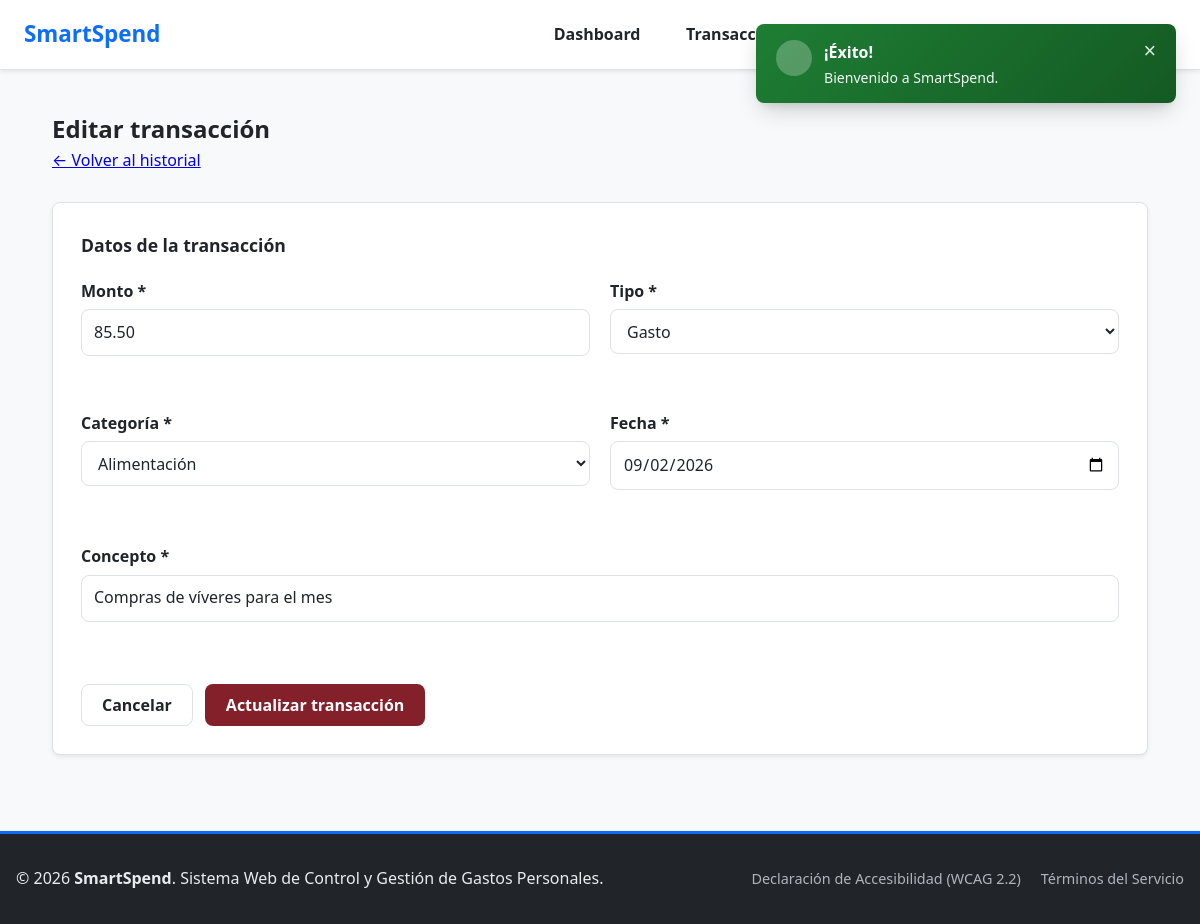
The app's page /views/edit_transaction.php?id=2 (signed in) with its own data.
### tables this page shows
CREATE TABLE `transacciones` (
  `id_transaccion` INT AUTO_INCREMENT PRIMARY KEY,
  `id_usuario` INT NOT NULL,
  `id_categoria` INT NOT NULL,
  `tipo` ENUM('ingreso', 'gasto') NOT NULL,
  `monto` DECIMAL(10, 2) NOT NULL,
  `concepto` VARCHAR(255) NOT NULL,
  `fecha_transaccion` DATE NOT NULL,
  `fecha_registro` DATETIME DEFAULT CURRENT_TIMESTAMP
);

### includes/session.php (called while the page is built, shortened)
<?php
if (!function_exists('require_login')) {
    function require_login(string $redirectTo = '../views/auth/login.php'): int
    {
        $userId = $_SESSION['id_usuario'] ?? $_SESSION['user_id'] ?? null;
        return (int) $userId;
    }
}
if (!function_exists('e')) {
    function e(?string $value): string
    {
        return htmlspecialchars((string) $value, ENT_QUOTES, 'UTF-8');
    }
}

### config/database.php (called while the page is built, shortened)
<?php
class Database {
    private static $instance = null;
    private function __construct() {
        $host     = getenv('DB_HOST') ?: '127.0.0.1';
        $port     = getenv('DB_PORT') ?: '3306';
        $db_name  = getenv('DB_NAME') ?: 'smartspend';
        $username = getenv('DB_USER') ?: 'root';
        $password = getenv('DB_PASS') !== false ? getenv('DB_PASS') : '';
        try {
            $dsn = "mysql:host={$host};port={$port};dbname={$db_name};charset=utf8mb4";
            $options = [
                PDO::ATTR_ERRMODE            => PDO::ERRMODE_EXCEPTION,
                PDO::ATTR_DEFAULT_FETCH_MODE => PDO::FETCH_ASSOC,
                PDO::ATTR_EMULATE_PREPARES   => false,
            ];
            $this->conn = new PDO($dsn, $username, $password, $options);
        } catch (PDOException $e) {
            throw $e;
        }
    }
    public static function getInstance(): \PDO {
        if (self::$instance === null) {
            self::$instance = new Database();
        }
        return self::$instance->conn;
    }
}
?>

### models/Transaction.php (called while the page is built, shortened)
<?php
require_once __DIR__ . '/../config/database.php';
class Transaction
{
    private PDO $db;
    public function __construct(?PDO $db = null)
    {
        $this->db = $db ?? Database::getInstance();
    }
    public function getById(int $id, int $idUsuario): ?array
    {
        $sql = 'SELECT t.id_transaccion,
                       t.id_usuario,
                       t.id_categoria,
                       t.tipo,
                       t.monto,
                       t.concepto,
                       t.fecha_transaccion,
                       c.nombre_categoria
                FROM transacciones t
                INNER JOIN categorias c ON c.id_categoria = t.id_categoria
                WHERE t.id_transaccion = :id
                  AND t.id_usuario = :id_usuario
                LIMIT 1';
        $stmt = $this->db->prepare($sql);
        $stmt->execute([
            'id' => $id,
            'id_usuario' => $idUsuario,
        ]);
        $row = $stmt->fetch();
        return $row ?: null;
    }
}

### models/Category.php (called while the page is built, shortened)
<?php
require_once __DIR__ . '/../config/database.php';
class Category
{
    private PDO $db;
    public function __construct(?PDO $db = null)
    {
        $this->db = $db ?? Database::getInstance();
    }
    public function getAll(int $idUsuario): array
    {
        $sql = 'SELECT id_categoria, id_usuario, nombre_categoria, tipo, descripcion, icono, color, estado, fecha
                FROM categorias
                WHERE id_usuario = :id_usuario
                ORDER BY tipo ASC, nombre_categoria ASC';
        $stmt = $this->db->prepare($sql);
        $stmt->execute(['id_usuario' => $idUsuario]);
        return $stmt->fetchAll();
    }
}

### views/partials/transaction_form.php (the view, shortened to what this page needs)
<?php
$values = array_merge([
    'tipo' => '',
    'id_categoria' => '',
    'monto' => '',
    'concepto' => '',
    'fecha_transaccion' => date('Y-m-d'),
], $values ?? []);
$showCancel = $showCancel ?? false;
$categoriasJson = e(json_encode($categorias, JSON_UNESCAPED_UNICODE));
?>
<form id="form-transaccion"
      class="form-grid"
      method="POST"
      action="<?php echo e($formAction); ?>"
      data-validate="transaction">
    <div class="form-group">
        <label for="monto">Monto <span class="required" aria-hidden="true">*</span></label>
        <input type="number"
               id="monto"
               name="monto"
               step="0.01"
               min="0.01" max="99999999.99"
               required
               aria-required="true"
               placeholder="0.00"
               inputmode="decimal"
               value="<?php echo e((string) $values['monto']); ?>">
        <span class="field-error" id="error-monto" role="alert"></span>
    </div>
    <div class="form-group">
        <label for="tipo">Tipo <span class="required" aria-hidden="true">*</span></label>
        <select id="tipo" name="tipo" required aria-required="true">
            <option value="gasto" <?php echo $values['tipo'] === 'gasto' ? 'selected' : ''; ?>>Gasto</option>
        </select>
        <span class="field-error" id="error-tipo" role="alert"></span>
    </div>
    <div class="form-group">
        <label for="id_categoria">Categoría <span class="required" aria-hidden="true">*</span></label>
        <select id="id_categoria"
                name="id_categoria"
                required
                aria-required="true"
                data-selected="<?php echo e((string) $values['id_categoria']); ?>"
                data-categorias='<?php echo $categoriasJson; ?>'>
            <option value="">Seleccione una categoría...</option>
        </select>
        <span class="field-error" id="error-id_categoria" role="alert"></span>
    </div>
    <div class="form-group">
        <label for="fecha_transaccion">Fecha <span class="required" aria-hidden="true">*</span></label>
        <input type="date"
               id="fecha_transaccion"
               name="fecha_transaccion"
               required
               aria-required="true"
               value="<?php echo e((string) $values['fecha_transaccion']); ?>">
        <span class="field-error" id="error-fecha_transaccion" role="alert"></span>
    </div>
    <div class="form-group form-group--full">
        <label for="concepto">Concepto <span class="required" aria-hidden="true">*</span></label>
        <input type="text"
               id="concepto"
               name="concepto"
               maxlength="255"
               required
               aria-required="true"
               placeholder="Ej: Compra de víveres"
               value="<?php echo e((string) $values['concepto']); ?>">
        <span class="field-error" id="error-concepto" role="alert"></span>
    </div>
    <div class="form-actions form-group--full">
        <?php if ($showCancel): ?>
            <a href="transactions.php" class="btn btn-outline">Cancelar</a>
        <?php endif; ?>
        <button type="submit" class="btn btn-primary"><?php echo e($submitLabel); ?></button>
    </div>
</form>

### assets/css/variables.css (style rules this page uses)
:root { --primary-color: #0d6efd; --primary-dark: #0a58ca; --primary-light: #e7f1ff; --secondary-color: #0f5132; --secondary-light: #d1e7dd; --danger-color: #842029; --danger-light: #f8d7da; --warning-color: #ffc107; --warning-light: #fff3cd; --info-color: #0dcaf0; --info-light: #cff4fc; --bg-page: #f8f9fa; --bg-card: #ffffff; --border-color: #dee2e6; --text-main: #212529; --text-muted: #4b5563; --text-white: #ffffff; --focus-ring: #0d6efd; --font-family: system-ui, -apple-system, "Segoe UI", Roboto, "Helvetica Neue", Arial, sans-serif; --shadow-sm: 0 0.125rem 0.25rem rgba(0, 0, 0, 0.075); --shadow-md: 0 0.5rem 1rem rgba(0, 0, 0, 0.15); --shadow-lg: 0 10px 25px -5px rgba(0, 0, 0, 0.2), 0 8px 10px -6px rgba(0, 0, 0, 0.1); --border-radius: 0.5rem; --transition-speed: 0.25s; }
*, *::before, *::after { box-sizing: border-box; margin: 0; padding: 0; }
html, body { width: 100%; max-width: 100%; overflow-x: clip; scroll-behavior: smooth; }
body { font-family: var(--font-family); line-height: 1.6; color: var(--text-main); background-color: var(--bg-page); display: flex; flex-direction: column; min-height: 100vh; }
:root { --bg-light: var(--bg-page); --card-bg: var(--bg-card); --text-dark: var(--text-main); --radius: .75rem; --shadow: var(--shadow-sm); }

### assets/css/cards.css (style rules this page uses)
.btn { display: inline-flex; align-items: center; justify-content: center; gap: 0.5rem; font-weight: 600; padding: 0.65rem 1.25rem; border-radius: var(--border-radius); border: 1px solid transparent; cursor: pointer; text-decoration: none; transition: all var(--transition-speed) ease; font-size: 1rem; line-height: 1.2; font-family: inherit; }
.btn-danger { background-color: var(--danger-color); color: var(--text-white); }
.btn-outline { background: transparent; border-color: var(--border-color); color: var(--text-main); }

### assets/css/forms.css (style rules this page uses)
.form-group { display: flex; flex-direction: column; margin-bottom: 1.25rem; }
.form-group input, .form-group select, .form-group textarea, .filter-bar select { width: 100%; padding: 0.6rem 0.75rem; border: 1px solid var(--border-color); border-radius: var(--border-radius); background: var(--bg-card); color: var(--text-main); font: inherit; }
.form-group label { font-weight: 600; color: var(--text-main); margin-bottom: 0.3rem; }
.field-error { min-height: 1.1em; font-size: 0.875rem; color: var(--danger-color); margin-top: 0.2rem; }
.form-grid { display: grid; grid-template-columns: repeat(2, minmax(0, 1fr)); gap: 1rem 1.25rem; }
.form-group--full { grid-column: 1 / -1; }
.form-actions { display: flex; gap: 0.75rem; flex-wrap: wrap; align-items: center; margin-top: 0.5rem; }

### records on screen
transacciones: monto "85.50", tipo "Gasto", id_categoria "Alimentación", fecha_transaccion "09/02/2026", concepto "Compras de víveres para el mes"

### other values on screen
$item['label'] "Dashboard"
$item['label'] "Transacciones"
$toastTitle "¡Éxito!"
$message "Bienvenido a SmartSpend."
$submitLabel "Actualizar transacción"
